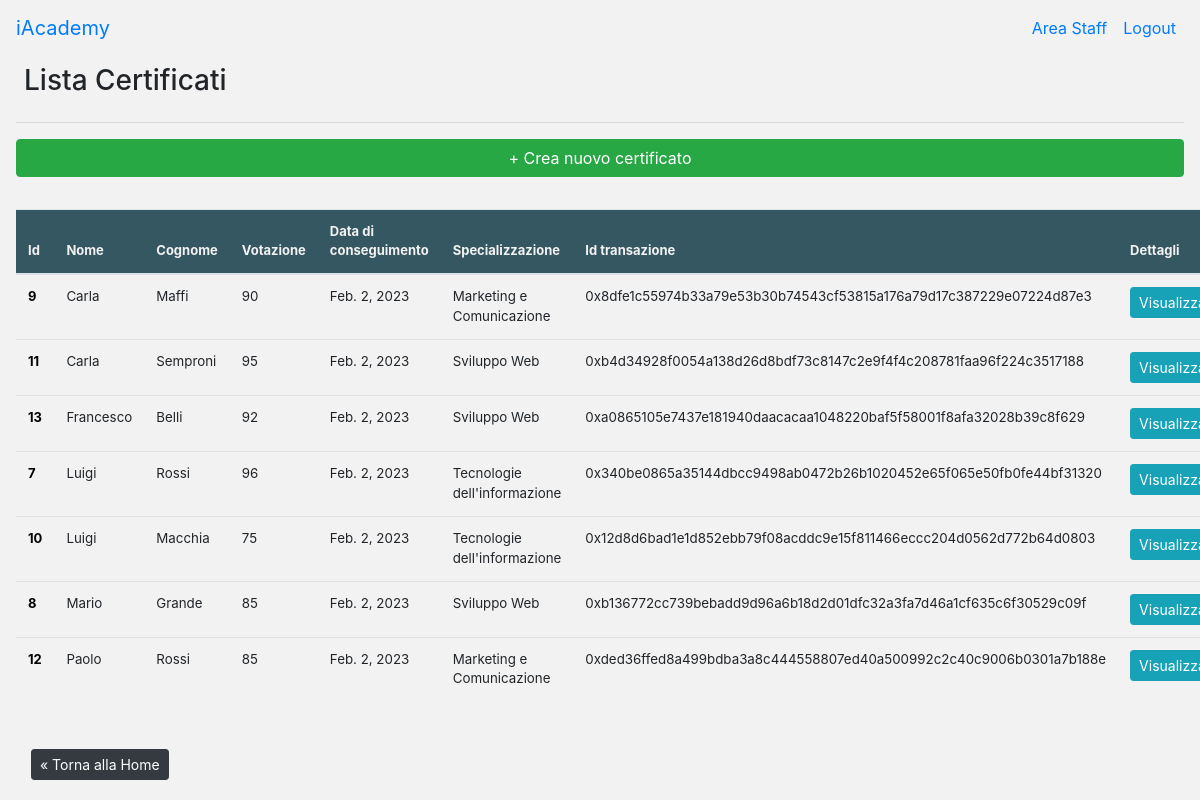
The page /certificate-list/ (signed in) on the database its author committed.
### iacademy/models.py (models this page shows, shortened)
class Certificate(models.Model):
    name = models.CharField(max_length=100)
    surname = models.CharField(max_length=100)
    date_of_birth = models.DateField(null=True, blank=True)
    grade = models.IntegerField()
    subject = models.CharField(max_length=200, null=True, blank=True)
    author = models.ForeignKey(User, on_delete=models.CASCADE)
    date_of_creation = models.DateField(default=timezone.localdate())
    transaction_id = models.TextField(null=True, blank=True, editable=False)

### iacademy/views.py (the view)
# urls.py: path('certificate-list/', CertificateListView.as_view(), name='certificate-list'),
class CertificateListView(ListView):
    template_name = 'iacademy/certificate_list.html'
    model = Certificate
    context_object_name = 'certificate'
    def get_queryset(self):
        queryset = {
            'all': Certificate.objects.order_by('-date_of_creation', 'name'),
        }
        return queryset

### iacademy/templates/iacademy/certificate_list.html (shortened to what this page needs)
{% extends 'iacademy/base.html' %}
{% block content %}
    <h3 class="ml-3 p-2">Lista Certificati</h3>
    <div class="conteiner ml-3 mr-3">
        <hr>
    </div>
  {% if user.is_authenticated %}
  <div class="conteiner mt-3 mr-3 ml-3">
    <a class="btn btn-success btn-block" href="{% url 'certificate-create' %}">+ Crea nuovo certificato</a>
  </div>
  {% endif %}
    <div class="conteiner d-flex table mt-3 p-3">
      <table class="table table-hover">
        <thead>
          <tr style="background-color: #355761;">
            <th scope="col">Id</th>
            <th scope="col">Nome</th>
            <th scope="col">Cognome</th>
            <th scope="col">Votazione</th>
            <th scope="col">Data di conseguimento</th>
            <th scope="col">Specializzazione</th>
            <th scope="col">Id transazione</th>
            <th scope="col">Dettagli</th>
          </tr>
        </thead>
        <tbody>
          {% if request.user.is_superuser %}
          {% for object in certificate.all %}
          <tr>
            <th scope="row" style="color: #000000;">{{ object.id }}</th>
            <td>{{ object.name }}</td>
            <td>{{ object.surname }}</td>
            <td>{{ object.grade }}</td>
            <td>{{ object.date_of_creation }}</td>
            <td>{{ object.subject }}</td>
            <td>{{ object.transaction_id }}</td>
            <td><a href="{% url 'certificate-detail' pk=object.pk %}" class="btn btn-sm btn-info">Visualizza</td>
          </tr>
          {% endfor %}
          {% endif %}
        </tbody>
      </table>
  </div>
  <div class="container ml-3 mr-3">
    <a href="{% url 'index' %}" class="btn btn-dark btn-sm">&laquo; Torna alla Home</a>
  </div>
{% endblock %}

### iacademy/templates/iacademy/base.html (shortened to what this page needs)
{% load static %}
<!doctype html>
<html lang="en">
  <head>
    <link rel="stylesheet" href="https://cdn.jsdelivr.net/npm/bootstrap@4.6.1/dist/css/bootstrap.min.css">
    <link rel="stylesheet" href="https://cdnjs.cloudflare.com/ajax/libs/font-awesome/4.7.0/css/font-awesome.min.css">
  </head>
  <body>
    <nav class="navbar navbar-expand-lg" style="background-color: #f2f2f2;">
      <a class="navbar-brand" href="{% url 'index' %}">iAcademy</a>
        <ul class="navbar-nav ml-auto">
          {% if user.is_authenticated %}
            <li class="nav-item">
              <a class="nav-link" href="{% url 'certificate-list' %}">Area Staff</a>
            </li>
            <li class="nav-item">
              <a class="nav-link" href="{% url 'logout' %}">Logout</a>
            </li>
          {% else %}
            <li class="nav-item">
              <a class="btn btn-primary btn-sm" href="{% url 'login' %}" role="button">Area Riservata</a>
            </li>
          {% endif %}
        </ul>
    </nav>
    {% block content %}
    {% endblock %}
  </body>
</html>

### iacademy/templates/iacademy/base.html (style rules this page uses)
body { background-color: #f2f2f2; }
td { font-size: smaller; }
th { font-size: small; color: #f2f2f2; }

### rows shown on the page
Certificate: id "9", name "Carla", surname "Maffi", grade "90", date_of_creation "Feb. 2, 2023", subject "Marketing e Comunicazione", transaction_id "0x8dfe1c55974b33a79e53b30b74543cf53815a176a79d17c387229e07224d87e3"
Certificate: id "11", name "Carla", surname "Semproni", grade "95", date_of_creation "Feb. 2, 2023", subject "Sviluppo Web", transaction_id "0xb4d34928f0054a138d26d8bdf73c8147c2e9f4f4c208781faa96f224c3517188"
Certificate: id "13", name "Francesco", surname "Belli", grade "92", date_of_creation "Feb. 2, 2023", subject "Sviluppo Web", transaction_id "0xa0865105e7437e181940daacacaa1048220baf5f58001f8afa32028b39c8f629"
Certificate: id "7", name "Luigi", surname "Rossi", grade "96", date_of_creation "Feb. 2, 2023", subject "Tecnologie dell'informazione", transaction_id "0x340be0865a35144dbcc9498ab0472b26b1020452e65f065e50fb0fe44bf31320"
Certificate: id "10", name "Luigi", surname "Macchia", grade "75", date_of_creation "Feb. 2, 2023", subject "Tecnologie dell'informazione", transaction_id "0x12d8d6bad1e1d852ebb79f08acddc9e15f811466eccc204d0562d772b64d0803"
Certificate: id "8", name "Mario", surname "Grande", grade "85", date_of_creation "Feb. 2, 2023", subject "Sviluppo Web", transaction_id "0xb136772cc739bebadd9d96a6b18d2d01dfc32a3fa7d46a1cf635c6f30529c09f"
Certificate: id "12", name "Paolo", surname "Rossi", grade "85", date_of_creation "Feb. 2, 2023", subject "Marketing e Comunicazione", transaction_id "0xded36ffed8a499bdba3a8c444558807ed40a500992c2c40c9006b0301a7b188e"
